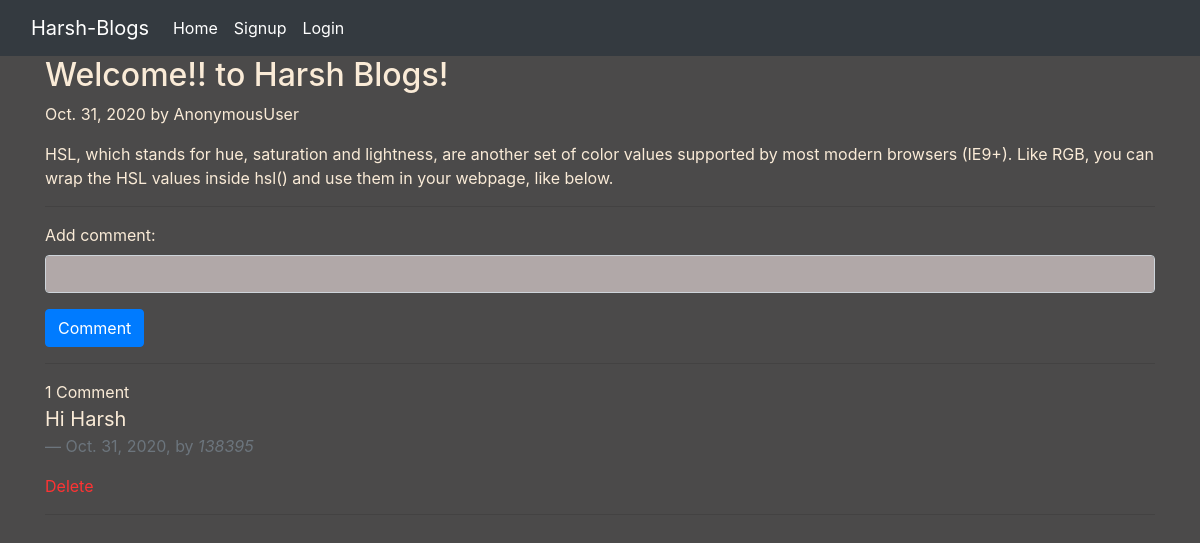
Page /10/ on the committed database.
### blogapp/models.py (models this page shows, shortened)
class Post(models.Model):
    title = models.CharField(max_length=100)
    desc = models.TextField()
    post_date = models.DateField(auto_now_add=True)
    class Meta:
        ordering = ['-id']

class Comments(models.Model):
    post = models.ForeignKey(Post, on_delete=models.CASCADE)
    user = models.ForeignKey(User, on_delete=models.CASCADE)
    content = models.TextField(max_length=30)
    timestamp = models.DateField(auto_now_add=True)

### blogapp/views.py (the view)
# urls.py: path('<str:id>/', views.blog_page, name='blogpage'),
def blog_page(request, id):
    post = Post.objects.filter(id=id).first()
    comment = Comments.objects.filter(post=post).order_by('-id')
    if request.method == 'POST':
        comment_form = CommentForm(request.POST)
        if comment_form.is_valid():
            if request.user.is_authenticated:
                content = request.POST.get('content')
            else:
                return redirect('/login/')
            comment = Comments.objects.create(post=post, user=request.user, content=content)
            comment.save()
            return HttpResponseRedirect(request.path_info)
    else:
        comment_form = CommentForm()
    return render(request, 'blogapp/BlogPage.html', {'post': post, 'comment': comment, 'comment_form': comment_form})

### blogapp/forms.py
class CommentForm(forms.ModelForm):
    class Meta:
        model = Comments
        fields = ('content',)
        labels = {'content': 'Add comment'}
        widgets = {'content': forms.TextInput(attrs={'class': 'form-control'}), }

### blogapp/templates/blogapp/BlogPage.html (shortened to what this page needs)
{% extends 'blogapp/base.html' %}
{% load static %}
{% block content %}
<div class="container">
    <h2 class="blog-post-title">{{post.title}}</h2>
    <p class="blog-post-meta">{{post.post_date}} by {{request.user}}</p>
    <p>{{post.desc}}</p>
<hr>
<form method="post">
    {{comment_form.as_p}}
    <input type="submit" class="btn btn-primary" value="Comment">
</form>
<hr>
<div class="main-comment-section">
    {{comment.count}} Comment{{ Comments|pluralize }}
{% for comment in comment %}
    <blockquote class="blockquote">
      <p class="mb-0">{{comment.content}}</p>
      <footer class="blockquote-footer">{{comment.timestamp}},   by <cite title="Source Title">{{comment.user|capfirst}}</cite></footer>
    </blockquote>
    <a style="color:hsl(0,100%,60%);" href="{% url 'deletecomment' comment.id %}?next={{ request.path }}">Delete</a>
    <hr>
{% endfor %}
</div>
    </div>
{% endblock content %}

### blogapp/static/blogapp/css/style.css (style rules this page uses)
body { background-color : rgb(75, 74, 74); color : antiquewhite; }
.form-control { background-color : rgb(177, 168, 168); }

### rows in the picture
Post: title "Welcome!! to Harsh Blogs!", post_date "Oct. 31, 2020", desc "HSL, which stands for hue, saturation and lightness, are another set of color values supported by most modern browsers (IE9+). Like RGB, you can wrap the HSL values inside hsl() and use them in your webpage, like below."
Comments: content "Hi Harsh", timestamp "Oct. 31, 2020", user "138395"

### other values in the picture
{{ request.user }} "AnonymousUser"
{{ comment.count }} "1"
